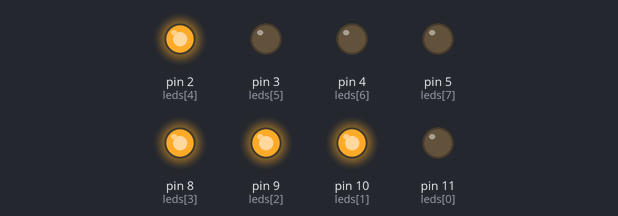
The sketch below on a simulated Arduino Uno, built with avr-gcc and run on an emulated ATmega328P. Shown: output pins drawn as LEDs (lit = HIGH).

Above: at 0.2 s.
At 6.4 s:
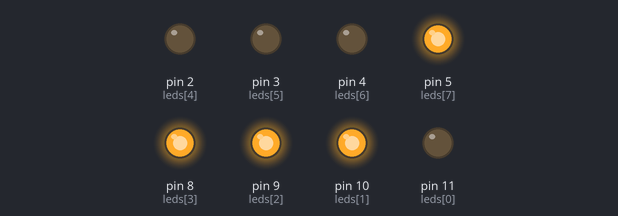
At 10.6 s:
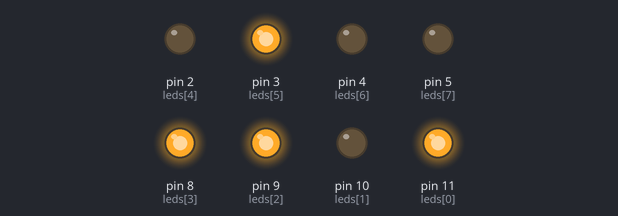
At 19.0 s:
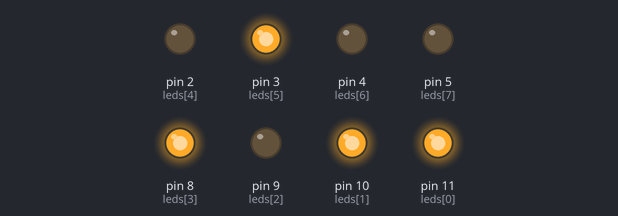
At 27.4 s:
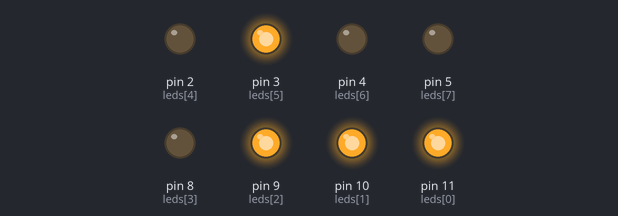
At 37.9 s:
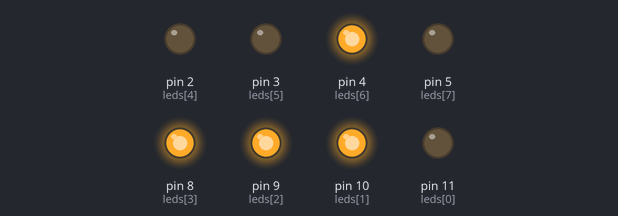
Timing chart, 0 to 40.0 s (numbered marks = the images above):
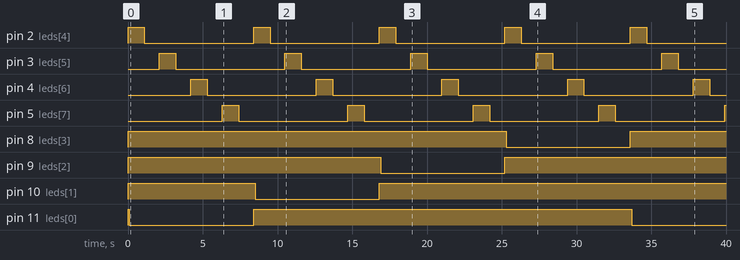

The sketch:

code.ino
```cpp
// C++ code
//
int leds[]={11,10,9,8,2,3,4,5};


void setup(){
  for(int i=0;i<=7;i++){
  pinMode(leds[i],OUTPUT);}

  for(int i=0;i<=3;i++){
    digitalWrite(leds[i],HIGH);}

  for(int i=4;i<=7;i++){
    digitalWrite(leds[i],LOW);}

}

void loop(){
for(int j=0;j<=3;j++){
  for(int k=4;k<=7;k++){
    digitalWrite(leds[k],HIGH);
    delay(100);
    digitalWrite(leds[j],LOW);
    delay(1000);
    digitalWrite(leds[k],LOW);
    delay(1000); }
  digitalWrite(leds[j],HIGH);
}
}
```

Measured:
- by itself, pin 2 (leds[4]), pin 3 (leds[5]), pin 4 (leds[6]), pin 5 (leds[7]): alternates HIGH for 1.1 s and LOW for 7.3 s
- by itself, pin 8 (leds[3]): HIGH → LOW at 25.3 s, → HIGH 8.3 s later
- by itself, pin 9 (leds[2]): HIGH → LOW at 16.9 s, → HIGH 8.3 s later
- by itself, pin 10 (leds[1]): HIGH → LOW at 8.5 s, → HIGH 8.3 s later
- by itself, pin 11 (leds[0]): HIGH → LOW at 0.10 s, → HIGH 8.3 s later, → LOW 25.3 s later
